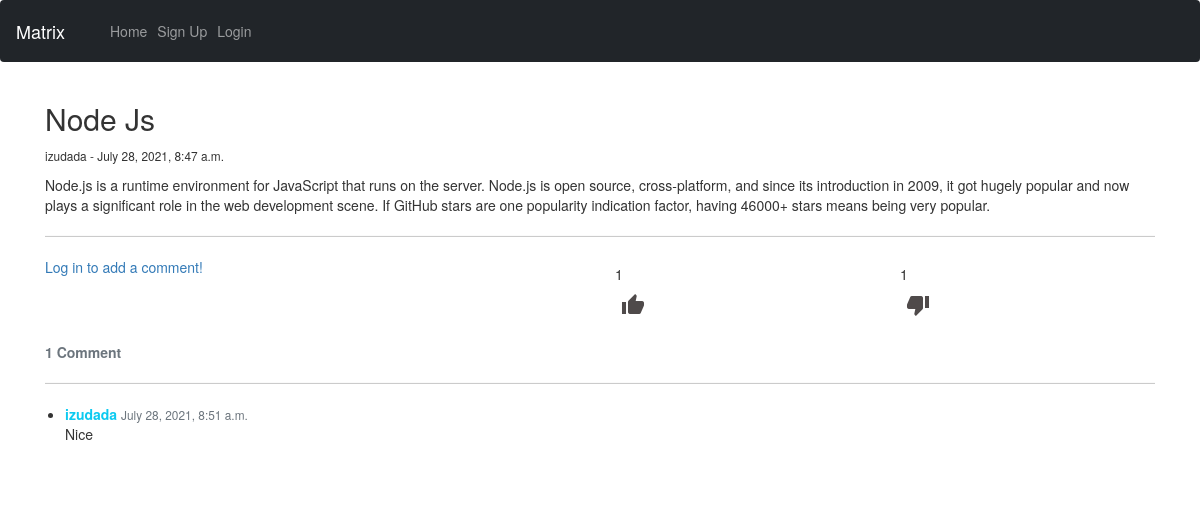
The page /node-js on the database its author committed.
### matrix_blog/models.py (models this page shows, shortened)
class Article(TrackingModel, models.Model):
    title = models.CharField(max_length=200, unique=True)
    author = models.ForeignKey(User, related_name="articles", on_delete= models.CASCADE, null=True)
    body = models.TextField()
    slug = models.SlugField(null=True)
    likes = models.ManyToManyField(User, related_name="likes")
    dislikes = models.ManyToManyField(User, related_name="dislikes")
    class Meta:
        ordering = ('-created_at',)
    @property
    def number_of_comments(self):
        return Comment.objects.filter(article=self).count()
    @property
    def number_of_likes(self):
        return self.likes.count()
    @property
    def number_of_dislikes(self):
        return self.dislikes.count()

class User(AbstractBaseUser, PermissionsMixin, TrackingModel):
    username_validator = UnicodeUsernameValidator()
    first_name = models.CharField(_('first name'), max_length=150, blank=True)
    last_name = models.CharField(_('last name'), max_length=150, blank=True)
    email = models.EmailField(_('email address'), blank=False, unique=True)
    username = models.CharField(
        _('username'),
        max_length=50,
        unique=True,
        help_text=_('Required. 50 characters or fewer. Letters, digits and @/./+/-/_ only.'),
        validators=[username_validator],
        error_messages={
            'unique': _("A user with that username already exists."),
        },
    )
    is_staff = models.BooleanField(
        _('staff status'),
        default=False,
        help_text=_('Designates whether the user can log into this admin site.'),
    )
    is_active = models.BooleanField(
        _('active'),
        default=True,
        help_text=_(
            'Designates whether this user should be treated as active. '
            'Unselect this instead of deleting accounts.'
        ),
    )
    email_verified = models.BooleanField(
        _('email_verified'),
        default=False,
        help_text=_(
            'Designates whether this users email verified. '
        ),
    )
    objects = BlogUserManager()
    EMAIL_FIELD = 'email'
    USERNAME_FIELD = 'email'
    REQUIRED_FIELDS = ['username']
    def __str__(self):
        return self.username

class Comment(TrackingModel, models.Model):
    author = models.ForeignKey(User, related_name="comments", on_delete= models.CASCADE, null=True)
    article = models.ForeignKey(Article, related_name="comments", on_delete= models.CASCADE, null=True)
    body = models.TextField()
    class Meta:
        ordering = ('-created_at',)

### matrix_blog/views.py (the view, shortened to what this page needs)
# urls.py: path('<slug:slug>', ArticleDetailView.as_view(), name='article_detail'),
class ArticleDetailView(DetailView):
    model = Article
    template_name = 'article_detail.html'
    def get_context_data(self, **kwargs):
        data = super().get_context_data(**kwargs)
        article_comments = Comment.objects.filter(article=self.get_object()).order_by('-created_at')
        if article_comments:
            data['comments'] = article_comments
        if self.request.user.is_authenticated:
            data['comment_form'] = NewCommentForm(instance=self.request.user)
        return data

### matrix_blog/templates/article_detail.html (shortened to what this page needs)
{% extends 'base.html' %}
{% load crispy_forms_tags %}
{% block body %}
    <div>
        <h2>{{ article.title }}</h2>
        <div>
            <p>
                <small>
                     {{ article.author }}  -  {{ article.created_at }}
                </small>
            </p>
        </div>
        <p>{{ article.body }}</p>
    </div>
    <hr>
    <div id="comments_section">
        <div class="row">
            <div class="col-sm-6">
                {% if user.is_authenticated %}
                    <div class="">
                        <button type="button" class="btn btn-warning btn-sm" data-toggle="modal" data-target="#CommentModal"> Comment</button>
                    </div>
                    <div class="modal" id="CommentModal" >
                        <div class="modal-dialog">
                            <div class="modal-content">
                                <div class="modal-header">
                                    <button type="button" class="close" data-dismiss="modal">&times;</button>
                                </div>
                                <div class="modal-body">
                                    <form action="" method="post">
                                        {% csrf_token %}
                                        <div class="form-group">
                                            {{ comment_form|crispy }}
                                            <button class="home__button" type="submit">Add comment
                                                <i class="fas fa-comments"></i>
                                            </button>
                                        </div>
                                    </form>
                                </div>
                                <div class="modal-footer">
                                </div>
                            </div>
                        </div>
                    </div>
                {% else %}
                    <a class="home__button" href="{% url 'login' %}">Log in to add a comment!</a><br>
                {% endif %}
            </div>
            <div class="col-sm-6">
                <div class="row">
                    <div class="col-sm-6">
                        <div class="add__sub">
                            <h5> {{ object.number_of_likes }} </h5>
                            <form action="{% url 'preference' object.id %}" method="post">
                                <button class="liked" type="submit" name="preference" value="like">
                                    <a href="" class="">
                                        {% if user.is_authenticated and user in object.all_liked %}
                                            <span class="material-icons icon"> thumb_up </span>
                                        {% else %}
                                            <span class="material-icons icon  user-liked"> thumb_up </span>
                                        {% endif %}
                                    </a>
                                </button>
                            </form>
                        </div>
                    </div>
                    <div class="col-sm-6">
                        <div class="add__sub">
                            <h5> {{ object.number_of_dislikes }} </h5>
                            <form action="{% url 'preference' object.id %}" method="post">
                                <button class="liked" type="submit" name="preference" value="dislike">
                                    <a href="" class="">
                                        {% if user.is_authenticated and user in object.all_disliked %}
                                            <span class="material-icons icon"> thumb_up </span>
                                        {% else %}
                                            <span class="material-icons icon  user-liked"> thumb_down </span>
                                        {% endif %}
                                    </a>
                                </button>
                            </form>
                        </div>
                    </div>
                </div>
            </div>
        </div>
        {% if comments %}
            <br>
            <div class="">
                <strong class="text-secondary">
                    {{ object.number_of_comments }} Comment{{ object.number_of_comments|pluralize }}
                </strong>
            </div>
            <hr>
            <ul>
                {% for comment in comments %}
                    <li>
                        <div>
                        <span>
                            <strong class="text-info">{{ comment.author }} </strong>
                            <small class="text-muted">{{ comment.created_at }}</small>
                        </span>
                        <p>
                            {{ comment.body|safe }}
                        </p>
                        </div>
                    </li>
                {% endfor %}
            </ul>
        {% else %}
        <br>
            <div>
                <strong class="text-secondary">No comments yet...</strong>
            </div>
        {% endif %}
    </div>
    <br><br>
{% endblock %}

### matrix_blog/templates/base.html (shortened to what this page needs)
{% load static %}
<!DOCTYPE html>
<html lang="en">
<head>
    <link href="https://cdn.jsdelivr.net/npm/bootstrap@5.0.0-beta3/dist/css/bootstrap.min.css" rel="stylesheet">
    <link rel="stylesheet" href="https://maxcdn.bootstrapcdn.com/bootstrap/3.4.0/css/bootstrap.min.css">
    <link rel="stylesheet" href="{% static 'css/main.css' %}">
</head>
<body>
    <nav class="navbar navbar-expand-lg navbar-dark bg-dark">
        <div class="container-fluid">
            <a class="navbar-brand" href="{% url 'index' %}">Matrix</a>
            <div class="collapse navbar-collapse" id="navbarSupportedContent">
                <ul class="navbar-nav me-auto mb-2 mb-lg-0">
                    <li class="nav-item">
                        <a class="nav-link" aria-current="page" href="{% url 'index' %}">Home</a>
                    </li>
                    {% if user.is_authenticated %}
                        <li class="nav-item">
                            <a class="nav-link" href="{% url 'logout' %}">Logout</a>
                        </li>
                    {% else %}
                        <li class="nav-item">
                            <a class="nav-link" href="{% url 'register' %}">Sign Up</a>
                        </li>
                        <li class="nav-item">
                            <a class="nav-link" href="{% url 'login' %}">Login</a>
                        </li>
                    {% endif %}
                </ul>
            </div>
        </div>
    </nav>
    <div class="container">
        {% block body %}
        {% endblock %}
    </div>
</body>
</html>

### matrix_blog/static/css/main.css (style rules this page uses)
.liked { background: none; border: 0; }
.user-liked { color: rgb(79, 74, 74); }

### rows shown on the page
Article: title "Node Js", author "izudada", created_at "July 28, 2021, 8:47 a.m.", body "Node.js is a runtime environment for JavaScript that runs on the server. Node.js is open source, cross-platform, and since its introduction in 2009, it got hugely popular and now plays a significant role in the web development scene. If GitHub stars are one popularity indication factor, having 46000+ stars means being very popular.", number_of_likes "1", number_of_dislikes "1", number_of_comments "1"
Comment: author "izudada", created_at "July 28, 2021, 8:51 a.m.", body "Nice"
